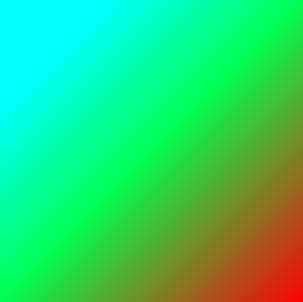
//> input picture kisozemi/sample_split.jpg, 303 x 302 px
$ ./sampleSplitNegaMarge   (built with g++ and OpenCV 4)
//> lines starting //> are read from the running program, lines starting //| are printed output that depends on the picture
#include <opencv2/opencv.hpp>
#include <iostream>
/*
#ifdef _DEBUG	//libファイルをリンク
#pragma comment(lib, "opencv_ts300d.lib")
#pragma comment(lib, "opencv_world300d.lib")
#else
#pragma comment(lib, "opencv_ts300.lib")
#pragma comment(lib, "opencv_world300.lib")
#endif
*/
using namespace std;

//チャンネルの分割
void splitColorImage()
{
	cv::Mat image = cv::imread("sample_split.jpg");
//> image is the input picture: 302 rows x 303 cols, CV_8UC3; mean B, G, R 110.4, 212.3, 42.7
	cv::Mat negaMarge;
	if (image.empty())
	{
		cout << "画像ファイルを読み込めませんでした．" << endl;
		return;
	}

	cv::imshow("image", image);

	cv::Mat channels[3];	//3枚の画像を格納する配列
	cv::split(image, channels);	//1枚の3チャンネル画像を3枚の1チャンネル画像に分割
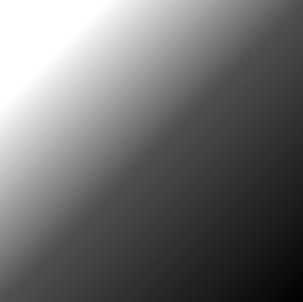
//> channels[0]: 302 rows x 303 cols, CV_8UC1; min 1, max 255, mean 110.4
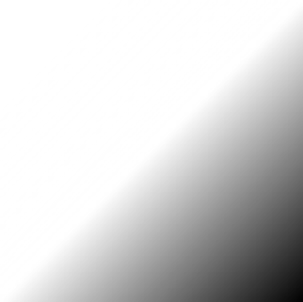
//> channels[1]: 302 rows x 303 cols, CV_8UC1; min 3, max 255, mean 212.3
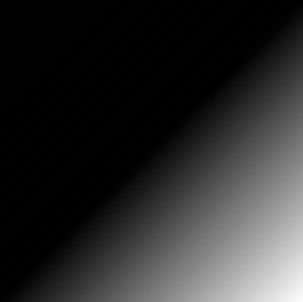
//> channels[2]: 302 rows x 303 cols, CV_8UC1; min 0, max 252, mean 42.7
	cv::imshow("Blue", channels[0]);
	cv::imshow("Green", channels[1]);
	cv::imshow("Red", channels[2]);

	channels[0] = ~channels[0];//buleだけメガポジ変換
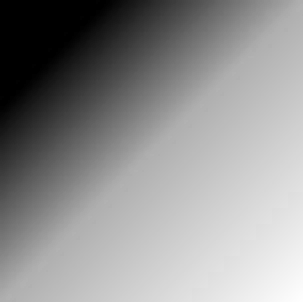
//> channels[0]: 302 rows x 303 cols, CV_8UC1; min 0, max 254, mean 144.6
	cv::merge(channels, 3, negaMarge);	//チャンネルを並び替えた画像を生成
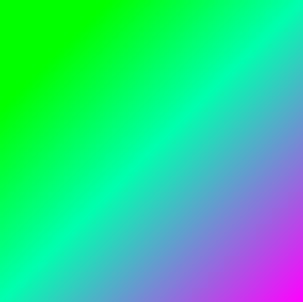
//> negaMarge: 302 rows x 303 cols, CV_8UC3; mean B, G, R 144.6, 212.3, 42.7


	cv::imshow("image", image);
	cv::imshow("negaMergeImage", negaMarge);


	cv::waitKey();
}

int main(int argc, char** argv)
{
	splitColorImage();
	return 0;
}

$ run again, with kisozemi/ex_mozaiku.jpg copied over kisozemi/sample_split.jpg
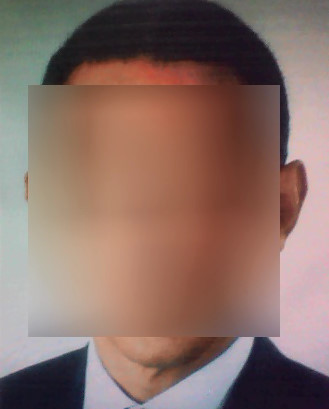
//> input picture kisozemi/ex_mozaiku.jpg, 329 x 409 px
//> in splitColorImage, image is the input picture: 409 rows x 329 cols, CV_8UC3; mean B, G, R 102.9, 111.2, 138
//> in splitColorImage, `channels[0] = ~channels[0];`:
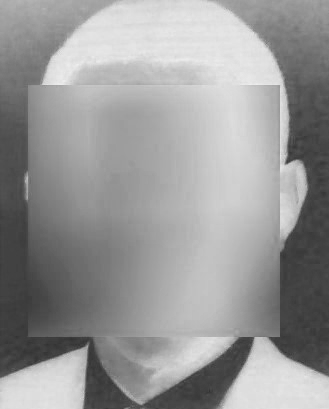
//> channels[0]: 409 rows x 329 cols, CV_8UC1; min 50, max 239, mean 152.1
//> in splitColorImage, `cv::merge(channels, 3, negaMarge);`:
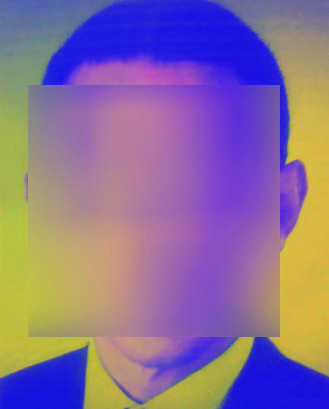
//> negaMarge: 409 rows x 329 cols, CV_8UC3; mean B, G, R 152.1, 111.2, 138
